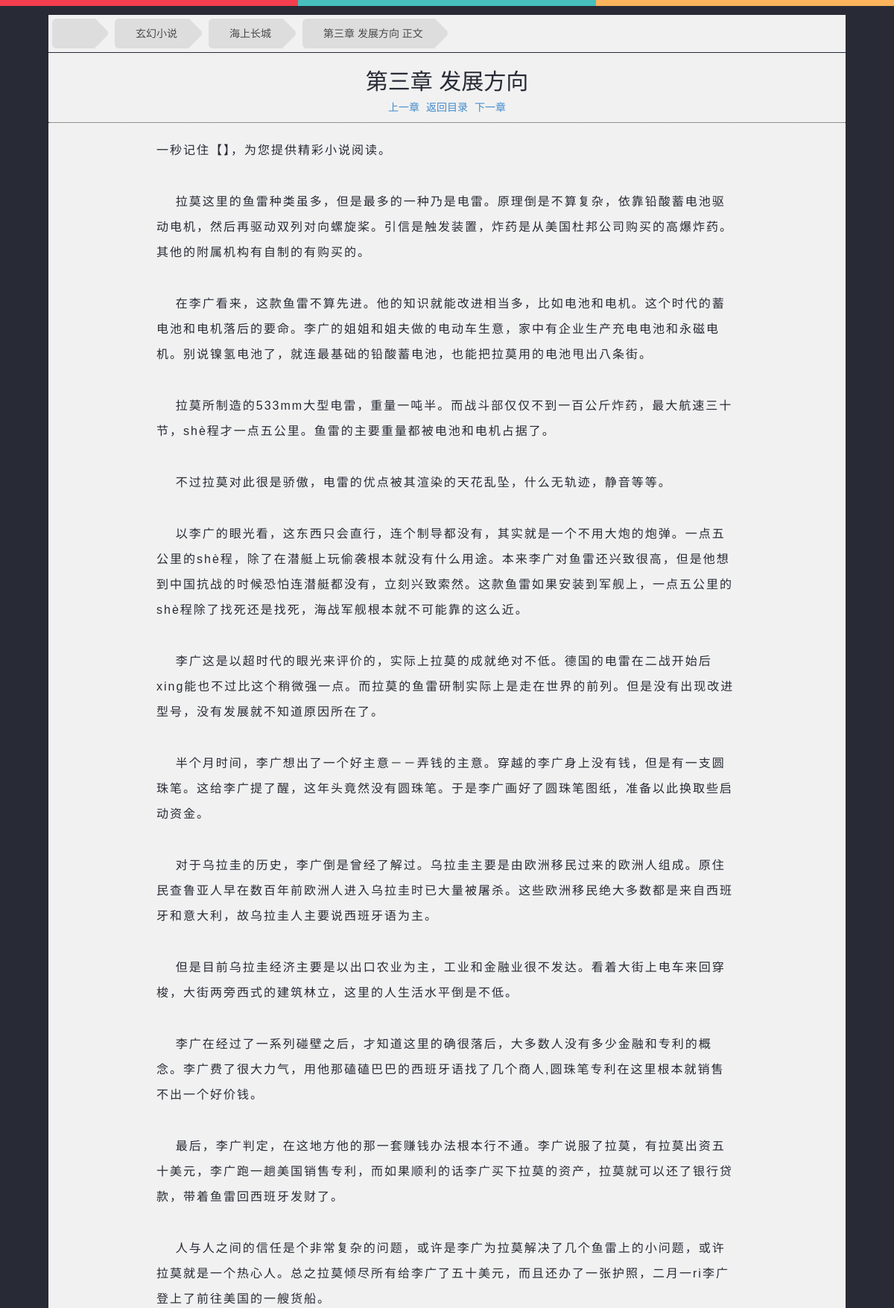
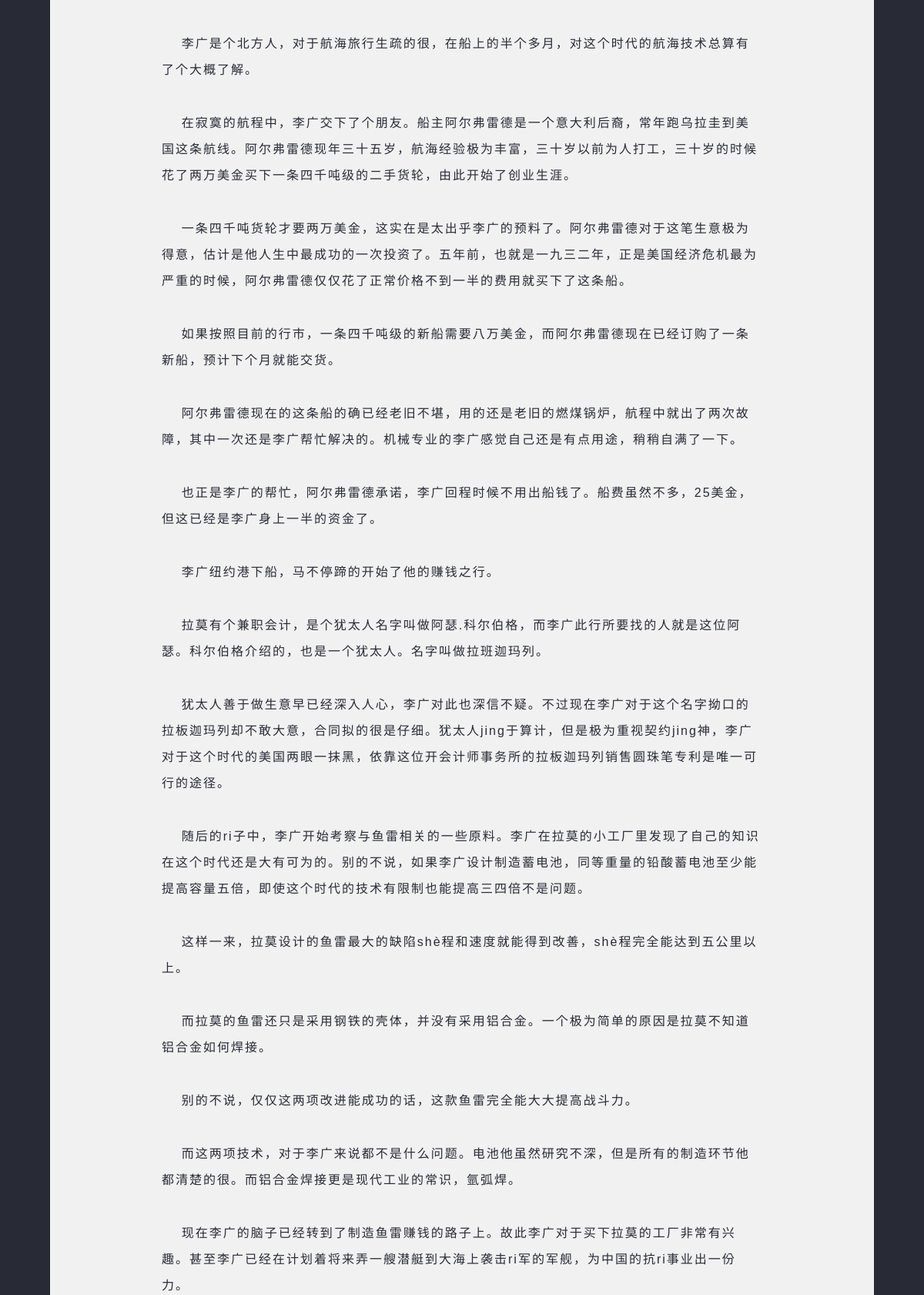
The app's page /book/haishangchangcheng/11004.html (upper part) with its own data (2 pictures, top to bottom).
### novel/models.py (models this page shows, shortened)
@python_2_unicode_compatible
class Novel(models.Model):
    category = models.ForeignKey(Category)
    name = models.CharField(u"小说名",max_length=100,db_index=True)
    alias = models.CharField(u"小说拼音",max_length=100,unique=True,db_index=True,blank=True)
    author = models.CharField(u'作者',max_length=50,blank=True)
    description = models.TextField(u"小说简介",blank=True)
    is_over = models.BooleanField(u"小说是否完结",blank=True)
    image = models.ImageField(u"封面图片",upload_to='novel_cover',max_length=255,blank=True)
    hot = models.IntegerField(db_index=True,default=1)
    create_time = models.DateTimeField(auto_now_add=True)
    update_time = models.DateTimeField(auto_now=True)
    start_url = models.CharField(u"采集起始URL",max_length=255,blank=True)
    spider_class = models.CharField(u"采集类",max_length=20,blank=True)
    interval = models.SmallIntegerField(u"采集间隔",blank=True)
    seo_title = models.CharField(u"SEO标题",max_length=255,blank=True)
    seo_keyword = models.CharField(u"SEO关键字",max_length=255,blank=True)
    seo_description = models.TextField(u"SEO描述",blank=True)
    @property
    def get_novel_url(self):
        return '/book/%s' % self.alias
    class Meta:
        ordering = ['-hot']

@python_2_unicode_compatible
class Category(models.Model):
    name = models.CharField(max_length=50)
    alias = models.CharField(max_length=100,unique=True)
    @property
    def get_category_url(self):
        return '/cat/%s' % self.alias

@python_2_unicode_compatible
class Chapter(models.Model):
    novel = models.ForeignKey(Novel)
    name = models.CharField(r'章节名',max_length=255)
    content = HTMLField(u'内容')
    volume = models.SmallIntegerField(default=1)
    volume_name = models.CharField(max_length=50,default=u'正文')
    order = models.IntegerField(unique=True,db_index=True)
    update_time = models.DateTimeField(auto_now=True)
    @property
    def get_chapter_url(self):
        return '/book/%s/%s.html' %(self.novel.alias,self.order)
    @property
    def next_chapter(self):
        next = Chapter.objects.filter(novel=self.novel,order__gt = self.order).order_by('order')
        return next[0].get_chapter_url if next else ""
    @property
    def prev_chapter(self):
        prev = Chapter.objects.filter(novel=self.novel,order__lt = self.order).latest('order')
        return prev.get_chapter_url if prev else ""
    class Meta:
        ordering = ['order']
        index_together = [
            ['novel','order']
        ]

### novel/views.py (the view)
# urls.py: url(r'^book/(?P<book_alias>[A-Za-z]+)/(?P<chapter_id>\d+)\.html$',views.chapter,name='chapter'),
def chapter(request,book_alias,chapter_id):
    book = get_object_or_404(Novel,alias = book_alias)
    chapter = get_object_or_404(Chapter,novel = book,order = chapter_id)
    return render_to_response('chapter.html',{'chapter':chapter,'book':book},context_instance=RequestContext(request))

### novel/processor.py (called while the page is built)
def my_processor(request):
    seo = SEO.objects.all()
    if seo:
        seo = seo[0]
        return dict(
            category_list = Category.objects.all(),
            site_name = seo.site_name,
            site_sub_name = seo.site_sub_name,
            tongji = seo.tongji,
            google = seo.google,
            link_list = Links.objects.all(),
            seo = seo,
        )
    else:
        return dict(
            category_list = Category.objects.all(),
            link_list = Links.objects.all(),
        )

### dnovel/templates/chapter.html (shortened to what this page needs)
{% extends "base.html" %}
{% block body %}
    <body style="background:#282b36 repeat-x scroll 0 0">
    {% block line %}
        {{ block.super }}
    {% endblock %}
    {% block content %}
        <div class="container" style="width: 1070px">
            <div class="row" style="background-color: #f1f1f1;margin-top: 20px;padding: 5px 5px 5px 5px;">
                <ul id="breadcrumbs-three" class="list-unstyled" style="margin-bottom: 0;">
                    <li>
                        <a href="/"><span class="glyphicon glyphicon-home"></span></a>
                    </li>
                    <li><a href="{{ book.category.get_category_url }}">{{ book.category.name }}</a></li>
                    <li><a href="{{ book.get_novel_url }}">{{ book.name }}</a></li>
                    <li><a href="#">{{ chapter.name }} 正文</a></li>
                </ul>
            </div>
            <div class="row" style="background-color: #f1f1f1;margin-top: 1px;margin-bottom: 20px;">
                <h2 class="text-center">{{ chapter.name }}</h2>
                <p class="text-center">
                    <a href="{{ chapter.prev_chapter }}">上一章</a>
                    <a href="{{ book.get_novel_url }}" STYLE="margin-left: 5px;margin-right: 5px">返回目录</a>
                    <a href="{{ chapter.next_chapter }}">下一章</a>
                </p>
                <hr style="border-top: 1px dotted #333333;margin-top: 5px"/>
                <div class="chapter-content">
                    {{ chapter.content|safe }}
                </div>
            </div>
        </div>
    {% endblock %}
    </body>
{% endblock %}

### dnovel/static/main.css (style rules this page uses)
body { color: #282B36; font-family: 'Microsoft Yahei', 宋体, 微软雅黑, Arial, 'Lucida Grande', Tahoma, sans-serif }
.chapter-content { width: 780px; margin: 0 auto; line-height: 28px; font-size: 16px; }
#breadcrumbs-three { overflow: hidden; width: 100%; }
#breadcrumbs-three li { float: left; margin: 0 2em 0 0; }
#breadcrumbs-three a { padding: .7em 1em .7em 2em; float: left; text-decoration: none; color: #444; background: #ddd; position: relative; z-index: 1; text-shadow: 0 1px 0 rgba(255,255,255,.5); -moz-border-radius: .4em 0 0 .4em; -webkit-border-radius: .4em 0 0 .4em; border-radius: .4em 0 0 .4em; }
#breadcrumbs-three a::after { background: #ddd; content: ""; height: 2.5em; margin-top: -1.25em; position: absolute; right: -1em; top: 50%; width: 2.5em; z-index: -1; -webkit-transform: rotate(45deg); -moz-transform: rotate(45deg); -ms-transform: rotate(45deg); -o-transform: rotate(45deg); transform: rotate(45deg); -moz-border-radius: .4em; -webkit-border-radius: .4em; border-radius: .4em; }
.chapter-content p { font-size: 16px; line-height: 34px; letter-spacing: 2px; margin-bottom: 35px; }

### records on screen
Novel: category.name "玄幻小说", name "海上长城"
Chapter: name "第三章 发展方向", content "一秒记住【】，为您提供精彩小说阅读。 拉莫这里的鱼雷种类虽多，但是最多的一种乃是电雷。原理倒是不算复杂，依靠铅酸蓄电池驱动电机，然后再驱动双列对向螺旋桨。引信是触发装置，炸药是从美国杜邦公司购买的高爆炸药。其他的附属机构有自制的有购买的。 在李广看来，这款鱼雷不算先进。他的知识就能改进相当多，比如电池和电机。这个时代的蓄电池和电机落后的要命。李广的姐姐和姐夫做的电动车生意，家中有企业生产充电电池和永磁电机。别说镍氢电池了，就连最基础的铅酸蓄电池，也能把拉莫用的电池甩出八条街。 拉莫所制造的533mm大型电雷，重量一吨半。而战斗部仅仅不到一百公斤炸药，最大航速三十节，shè程才一点五公里。鱼雷的主要重量都被电池和电机占据了。 不过拉莫对此很是骄傲，电雷的优点被其渲染的天花乱坠，什么无轨迹，静音等等。 以李广的眼光看，这东西只会直行，连个制导都没有，其实就是一个不用大炮的炮弹。一点五公里的shè程，除了在潜艇上玩偷袭根本就没有什么用途。本来李广对鱼雷还兴致很高，但是他想到中国抗战的时候恐怕连潜艇都没有，立刻兴致索然。这款鱼雷如果安装到军舰上，一点五公里的shè程除了找死还是找死，海战军舰根本就不可能靠的这么近。 李广这是以超时代的眼光来评价的，实际上拉莫的成就绝对不低。德国的电雷在二战开始后xing能也不过比这个稍微强一点。而拉莫的鱼雷研制实际上是走在世界的前列。但是没有出现改进型号，没有发展就不知道原因所在了。…"
